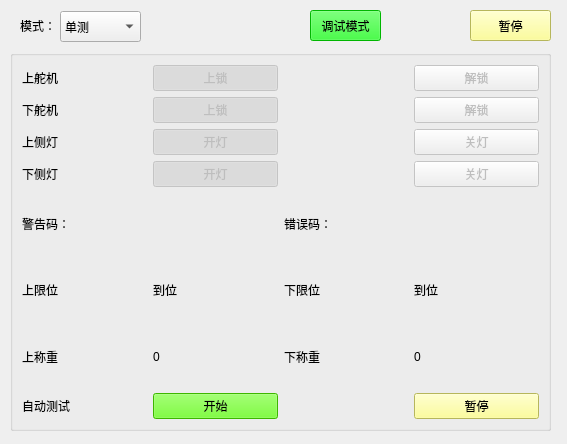
<?xml version="1.0" encoding="UTF-8"?>
<ui version="4.0">
 <class>Dialog</class>
 <widget class="QDialog" name="Dialog">
  <property name="geometry">
   <rect>
    <x>0</x>
    <y>0</y>
    <width>567</width>
    <height>444</height>
   </rect>
  </property>
  <property name="windowTitle">
   <string>箱体板测试</string>
  </property>
  <widget class="QLabel" name="label">
   <property name="geometry">
    <rect>
     <x>20</x>
     <y>10</y>
     <width>41</width>
     <height>31</height>
    </rect>
   </property>
   <property name="text">
    <string>模式：</string>
   </property>
  </widget>
  <widget class="QComboBox" name="comboBox">
   <property name="geometry">
    <rect>
     <x>60</x>
     <y>11</y>
     <width>81</width>
     <height>31</height>
    </rect>
   </property>
   <item>
    <property name="text">
     <string>单测</string>
    </property>
   </item>
   <item>
    <property name="text">
     <string>联测</string>
    </property>
   </item>
  </widget>
  <widget class="QGroupBox" name="groupBox">
   <property name="geometry">
    <rect>
     <x>10</x>
     <y>50</y>
     <width>541</width>
     <height>381</height>
    </rect>
   </property>
   <property name="title">
    <string/>
   </property>
   <layout class="QGridLayout" name="gridLayout">
    <item row="3" column="3">
     <widget class="QPushButton" name="downlightoff">
      <property name="enabled">
       <bool>false</bool>
      </property>
      <property name="text">
       <string>关灯</string>
      </property>
      <property name="checkable">
       <bool>true</bool>
      </property>
     </widget>
    </item>
    <item row="5" column="3">
     <widget class="QLabel" name="downswitch">
      <property name="text">
       <string>到位</string>
      </property>
     </widget>
    </item>
    <item row="6" column="3">
     <widget class="QLabel" name="downwei">
      <property name="text">
       <string>0</string>
      </property>
     </widget>
    </item>
    <item row="0" column="1">
     <widget class="QPushButton" name="uplock">
      <property name="enabled">
       <bool>false</bool>
      </property>
      <property name="text">
       <string>上锁</string>
      </property>
      <property name="checkable">
       <bool>true</bool>
      </property>
      <property name="checked">
       <bool>true</bool>
      </property>
     </widget>
    </item>
    <item row="1" column="0">
     <widget class="QLabel" name="label_3">
      <property name="text">
       <string>下舵机</string>
      </property>
     </widget>
    </item>
    <item row="1" column="1">
     <widget class="QPushButton" name="downlock">
      <property name="enabled">
       <bool>false</bool>
      </property>
      <property name="text">
       <string>上锁</string>
      </property>
      <property name="checkable">
       <bool>true</bool>
      </property>
      <property name="checked">
       <bool>true</bool>
      </property>
     </widget>
    </item>
    <item row="2" column="0">
     <widget class="QLabel" name="label_4">
      <property name="text">
       <string>上侧灯</string>
      </property>
     </widget>
    </item>
    <item row="0" column="0">
     <widget class="QLabel" name="label_2">
      <property name="text">
       <string>上舵机</string>
      </property>
     </widget>
    </item>
    <item row="1" column="3">
     <widget class="QPushButton" name="downunlock">
      <property name="enabled">
       <bool>false</bool>
      </property>
      <property name="text">
       <string>解锁</string>
      </property>
      <property name="checkable">
       <bool>true</bool>
      </property>
     </widget>
    </item>
    <item row="0" column="3">
     <widget class="QPushButton" name="upunlock">
      <property name="enabled">
       <bool>false</bool>
      </property>
      <property name="text">
       <string>解锁</string>
      </property>
      <property name="checkable">
       <bool>true</bool>
      </property>
     </widget>
    </item>
    <item row="5" column="0">
     <widget class="QLabel" name="label_6">
      <property name="text">
       <string>上限位</string>
      </property>
     </widget>
    </item>
    <item row="5" column="1">
     <widget class="QLabel" name="upswitch">
      <property name="text">
       <string>到位</string>
      </property>
     </widget>
    </item>
    <item row="3" column="1">
     <widget class="QPushButton" name="downlighton">
      <property name="enabled">
       <bool>false</bool>
      </property>
      <property name="text">
       <string>开灯</string>
      </property>
      <property name="checkable">
       <bool>true</bool>
      </property>
      <property name="checked">
       <bool>true</bool>
      </property>
     </widget>
    </item>
    <item row="3" column="0">
     <widget class="QLabel" name="label_5">
      <property name="text">
       <string>下侧灯</string>
      </property>
     </widget>
    </item>
    <item row="6" column="0">
     <widget class="QLabel" name="label_13">
      <property name="text">
       <string>上称重</string>
      </property>
     </widget>
    </item>
    <item row="2" column="1">
     <widget class="QPushButton" name="uplighton">
      <property name="enabled">
       <bool>false</bool>
      </property>
      <property name="text">
       <string>开灯</string>
      </property>
      <property name="checkable">
       <bool>true</bool>
      </property>
      <property name="checked">
       <bool>true</bool>
      </property>
     </widget>
    </item>
    <item row="5" column="2">
     <widget class="QLabel" name="label_10">
      <property name="text">
       <string>下限位</string>
      </property>
     </widget>
    </item>
    <item row="6" column="1">
     <widget class="QLabel" name="upwei">
      <property name="text">
       <string>0</string>
      </property>
     </widget>
    </item>
    <item row="8" column="0">
     <widget class="QLabel" name="label_16">
      <property name="text">
       <string>自动测试</string>
      </property>
     </widget>
    </item>
    <item row="8" column="1">
     <widget class="QPushButton" name="start">
      <property name="styleSheet">
       <string notr="true">background-color: rgb(85, 255, 0);</string>
      </property>
      <property name="text">
       <string>开始</string>
      </property>
     </widget>
    </item>
    <item row="6" column="2">
     <widget class="QLabel" name="label_14">
      <property name="text">
       <string>下称重</string>
      </property>
     </widget>
    </item>
    <item row="2" column="3">
     <widget class="QPushButton" name="uplightoff">
      <property name="enabled">
       <bool>false</bool>
      </property>
      <property name="text">
       <string>关灯</string>
      </property>
      <property name="checkable">
       <bool>true</bool>
      </property>
     </widget>
    </item>
    <item row="4" column="0">
     <widget class="QLabel" name="label_7">
      <property name="text">
       <string>警告码：</string>
      </property>
     </widget>
    </item>
    <item row="4" column="1">
     <widget class="QLabel" name="warr">
      <property name="text">
       <string/>
      </property>
     </widget>
    </item>
    <item row="4" column="2">
     <widget class="QLabel" name="label_9">
      <property name="text">
       <string>错误码：</string>
      </property>
     </widget>
    </item>
    <item row="4" column="3">
     <widget class="QLabel" name="err">
      <property name="text">
       <string/>
      </property>
     </widget>
    </item>
    <item row="8" column="3">
     <widget class="QPushButton" name="pause">
      <property name="styleSheet">
       <string notr="true">background-color: rgb(255, 255, 127);</string>
      </property>
      <property name="text">
       <string>暂停</string>
      </property>
     </widget>
    </item>
   </layout>
  </widget>
  <widget class="QPushButton" name="manual">
   <property name="geometry">
    <rect>
     <x>310</x>
     <y>10</y>
     <width>71</width>
     <height>31</height>
    </rect>
   </property>
   <property name="styleSheet">
    <string notr="true">background-color: rgb(0, 255, 0);</string>
   </property>
   <property name="text">
    <string>调试模式</string>
   </property>
   <property name="checkable">
    <bool>false</bool>
   </property>
   <property name="checked">
    <bool>false</bool>
   </property>
  </widget>
  <widget class="QPushButton" name="manpause">
   <property name="geometry">
    <rect>
     <x>470</x>
     <y>10</y>
     <width>81</width>
     <height>31</height>
    </rect>
   </property>
   <property name="styleSheet">
    <string notr="true">background-color: rgb(255, 255, 127);</string>
   </property>
   <property name="text">
    <string>暂停</string>
   </property>
  </widget>
 </widget>
 <resources/>
 <connections/>
</ui>
